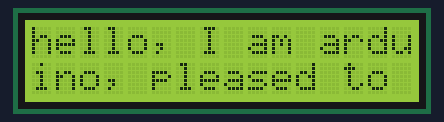
The sketch below on a simulated Arduino Uno, built with avr-gcc and run on an emulated ATmega328P. Parts: 16×2 character LCD.

Above: at 0.1 s.
At 4.1 s:
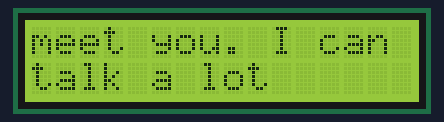
At 11.1 s:
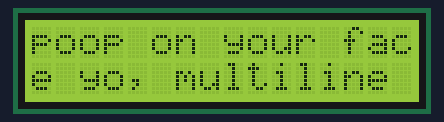

Measured:
- what the display in image 1 shows lasts 7.0 s, from 4.1 s to 11.1 s

The sketch:

lcd_format.ino
```cpp
#include <LiquidCrystal.h>

/* for printf to serial
#include <stdarg.h>
 void p(char *fmt, ... ){
 char tmp[128]; // resulting string limited to 128 chars
 va_list args;
 va_start (args, fmt );
 vsnprintf(tmp, 128, fmt, args);
 va_end (args);
 Serial.print(tmp);
 }
*/

// initialize the library with the numbers of the interface pins
LiquidCrystal lcd(12, 11, 5, 4, 3, 2);

void setup(){
  // set up the LCD's number of columns and rows:
  lcd.begin(16, 2);
  // initialize the serial communications:
  //Serial.begin(9600);
  format("hello, I am arduino, pleased to meet you. I can talk a lot", 4);
  delay(3000);
  format("poop on your face yo, multiline", 0);
}

void format(char *str, int sec)
{
  char p_str[17]; // line buffer
  int cur = 0; // counter
  int i;

  //  Serial.print("clear\n");
  lcd.clear();
  while (cur < strlen(str)) {
    strncpy(p_str, str + cur, sizeof(p_str)); // get next 16 chars
    cur += 16;
    lcd.write(p_str);

    if (cur % (16 * 2) != 0) { // if not end of line
      lcd.setCursor(0, 1); // goto second line first column
    }
    else { // otherwise wait a couple seconds
      delay(sec * 1000);
      i = strlen(str) - cur;
      if (i > 0) { // more to go
        //        p("eq: %d\n", i);
        lcd.clear();
      }
    }
  }
}

void loop()
{
  // just loop
}
```
